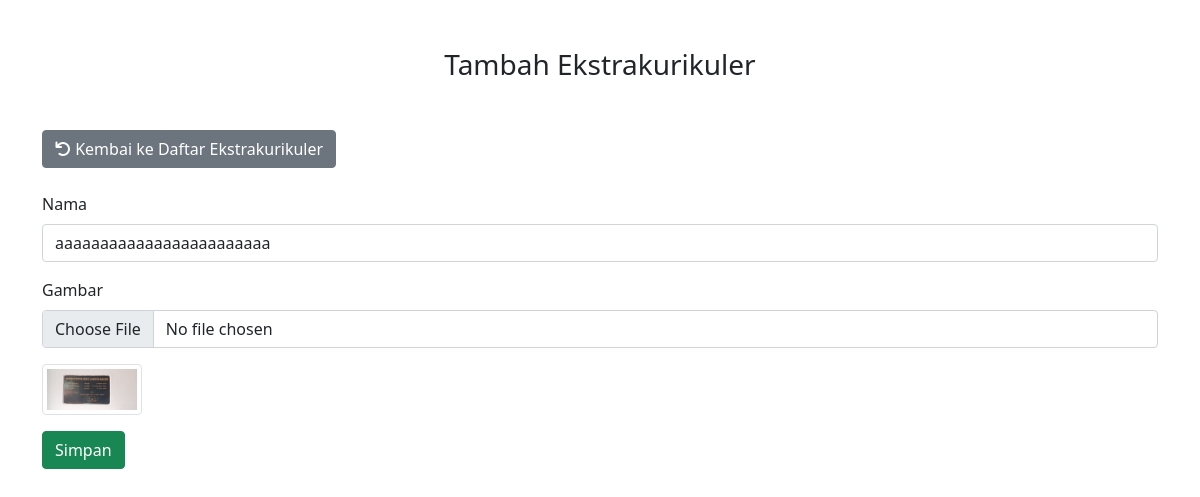
The app's page /admin/pages/form_ekstrakurikuler.php?id=13 with its own data.
### tables this page shows
CREATE TABLE `ekstrakurikuler` (
  `id` int(11) NOT NULL,
  `nama` varchar(255) NOT NULL,
  `keterangan` text DEFAULT NULL,
  `gambar` varchar(255) DEFAULT NULL
);

### admin/pages/form_ekstrakurikuler.php (the view, shortened to what this page needs)
<!DOCTYPE html>
<html lang="en">
<head>
    <link href="https://stackpath.bootstrapcdn.com/bootstrap/5.0.0/css/bootstrap.min.css" rel="stylesheet">
    <link rel="stylesheet" href="https://cdnjs.cloudflare.com/ajax/libs/font-awesome/6.0.0-beta3/css/all.min.css">
</head>
<body>
    <div class="container mt-5">
        <h1 class="h3 mb-5 text-center text-black-800">Tambah Ekstrakurikuler</h1>
        <?php
        include '../koneksi/db.php';
        $nama = '';
        $gambar = '';
        if (isset($_GET['id'])) {
            $id = $_GET['id'];
            $result = $conn->query("SELECT * FROM ekstrakurikuler WHERE id=$id");
            $row = $result->fetch_assoc();
            $nama = $row['nama'];
            $gambar = $row['gambar'];
        }
        ?>
        <a href="index.php?page=kegiatan" class="btn btn-secondary mb-4"><i class="fa-solid fa-arrow-rotate-left"></i> Kembai ke Daftar Ekstrakurikuler</a>
        <form method="post" action="index.php?page=proses_ekstrakurikuler" enctype="multipart/form-data" class="needs-validation" novalidate>
            <div class="mb-3">
                <label for="nama" class="form-label">Nama</label>
                <input type="text" class="form-control" id="nama" name="nama" value="<?php echo $nama; ?>" required>
            </div>
            <div class="mb-3">
                <label for="gambar" class="form-label">Gambar</label>
                <input type="file" class="form-control" id="gambar" name="gambar" <?php if (!$gambar) echo 'required'; ?>>
            </div>
            <?php if ($gambar) : ?>
                <div class="mb-3">
                    <img src="../assets/ekstrakurikuler/<?php echo $gambar; ?>" width="100" class="img-thumbnail"><br>
                </div>
            <?php endif; ?>
            <button type="submit" name="simpan" class="btn btn-success">Simpan</button>
        </form>
    </div>
</body>
</html>

### records on screen
ekstrakurikuler: nama "aaaaaaaaaaaaaaaaaaaaaaaa", gambar (picture)
